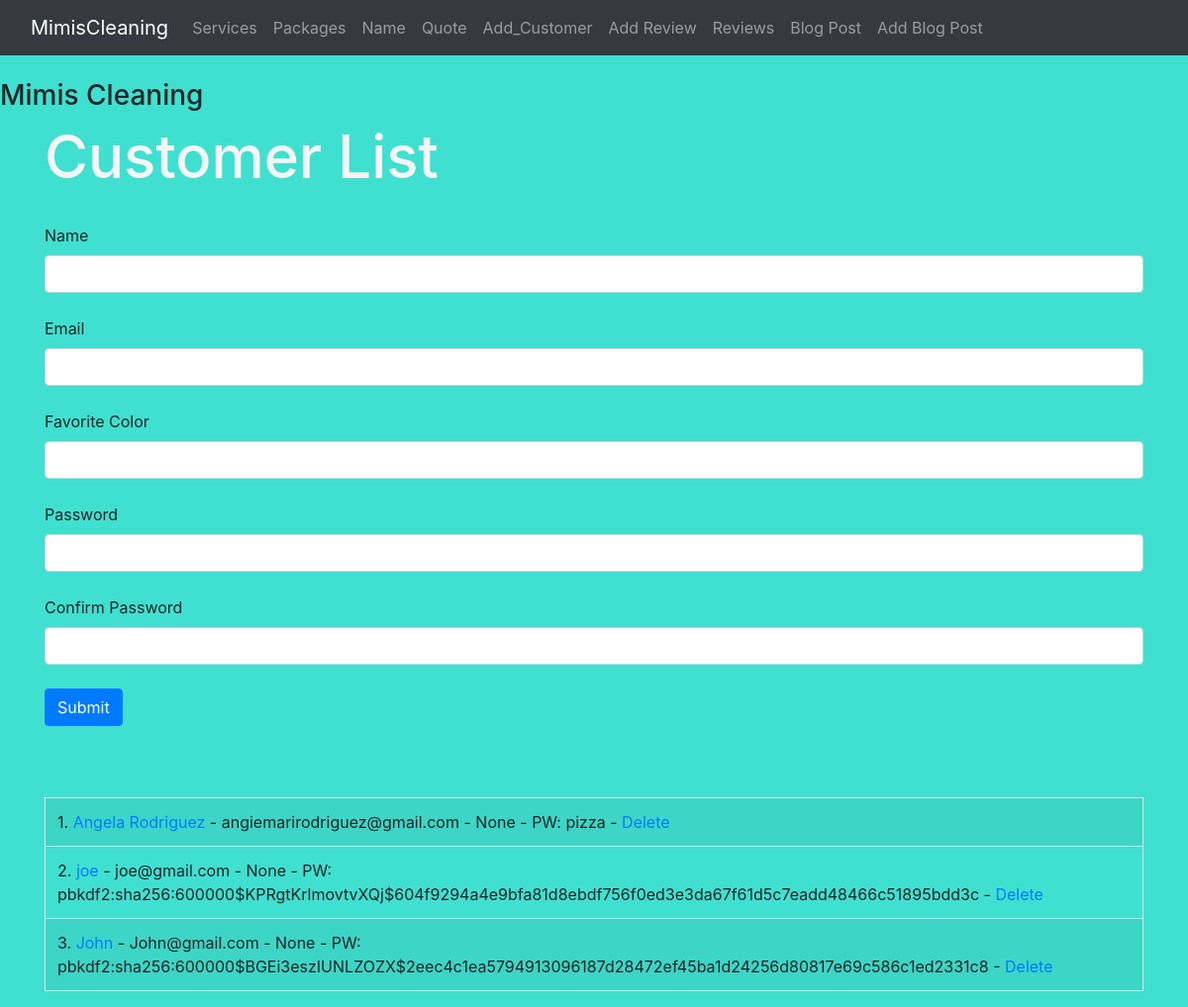
Page /customer/add on the earlier database version.
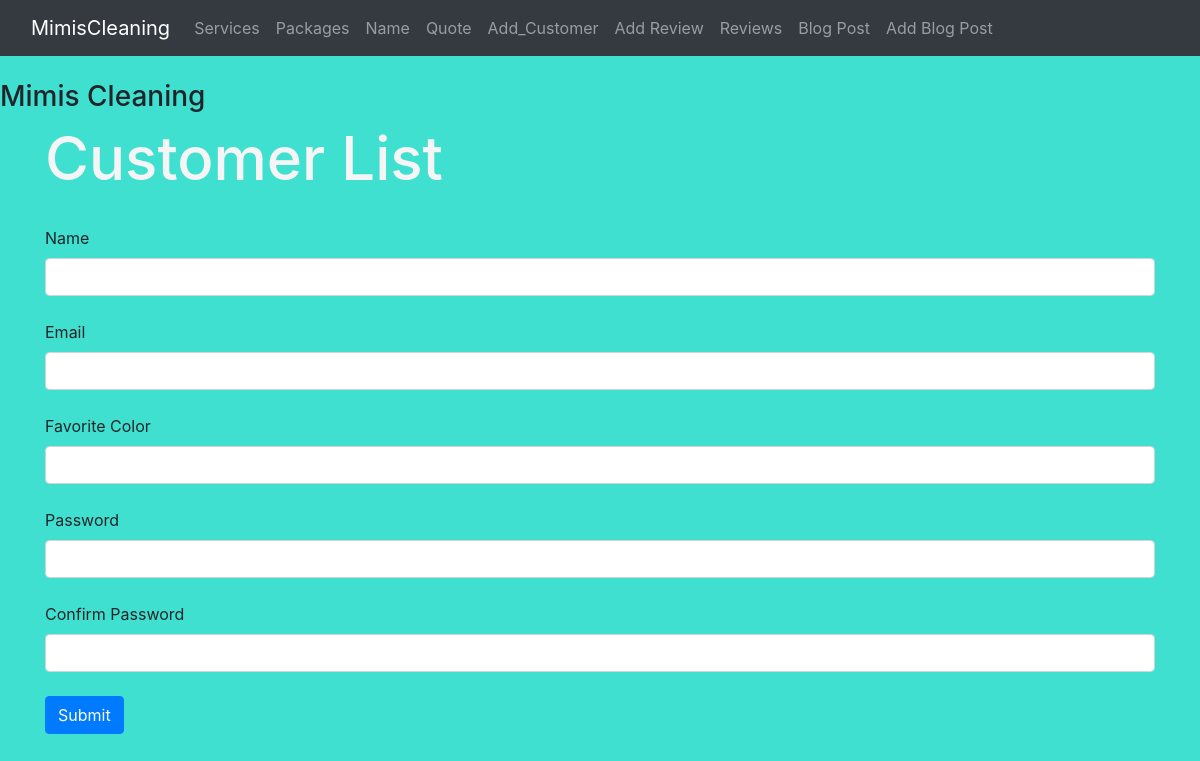
Same page on the later database version.
### hello.py (models this page shows, shortened)
class Customers(db.Model):
    id = db.Column(db.Integer, primary_key=True)
    name = db.Column(db.String(200), nullable=False)
    email = db.Column(db.String(120), nullable=False, unique=True)
    favorite_color = db.Column(db.String(120))
    date_added = db.Column(db.DateTime, default=datetime.datetime.utcnow)
    password_hash = db.Column(db.String(128), nullable=False)
    @property
    def password(self):
        raise AttributeError('password is not a readable attribute')

### hello.py (the view, shortened to what this page needs)
@app.route('/customer/add', methods =['GET', 'POST'])
def add_customer():
    name = None
    form = CustomerForm()
    our_customers = Customers.query.order_by(Customers.date_added)
    return render_template("add_customer.html",
        form=form,
        name=name,
        our_customers=our_customers)

### hello.py
class CustomerForm(FlaskForm):
    name = StringField("Name", validators=[DataRequired()])
    email = StringField("Email", validators=[DataRequired()])
    favorite_color = StringField("Favorite Color")
    password_hash = PasswordField('Password', validators=[DataRequired(), EqualTo('password_hash2', message='Passwords Must Match')])
    password_hash2 = PasswordField('Confirm Password', validators=[DataRequired()])
    submit = SubmitField("Submit")

### templates/add_customer.html (shortened to what this page needs)
{% extends "base.html" %}
{% block content %}
{% if name %}
        <h1>Customer Added!</h1>
        <br/><br/>
{% else %}
        <h1>Customer List</h1>
        <form method="POST">
                {{ form.name.label(class="form-label") }}
                {{ form.name(
                    class="form-control") }}
                <br/>
                {{ form.email.label(class="form-label") }}
                {{ form.email(class="form-control") }}
                <br/>
                {{ form.favorite_color.label(
                    class="form-label") }}
                {{ form.favorite_color(
                    class="form-control") }}
                <br/>
                {{ form.password_hash.label(
                    class="form-label") }}
                {{ form.password_hash(
                    class="form-control") }}
                <br/>
                {{ form.password_hash2.label(
                    class="form-label") }}
                {{ form.password_hash2(
                    class="form-control") }}
                <br/>
                {{ form.submit(class="btn
                btn-primary") }}
        </form>
<br/><br/><br/>
<table class="table table-hover
table-bordered table-striped">
{% for our_customer in our_customers %}
    <tr>
    <td>{{ our_customer.id }}. <a href="{{
    url_for('update', id=our_customer.id)}}">{{
    our_customer.name}}</a> - {{
    our_customer.email }} - {{
    our_customer.favorite_color}} -
    PW: {{ our_customer.password_hash }} -
    <a href="{{url_for('delete',
    id=our_customer.id)}}">Delete</a></td>
    </tr>
{% endfor %}
 </table>
{% endif %}
{% endblock %}

Differences in the rows shown:
removed Customers: id "1", name "Angela Rodriguez", email "angiemarirodriguez@gmail.com", favorite_color "None", password_hash "pizza"
removed Customers: id "2", name "joe", email "joe@gmail.com", favorite_color "None", password_hash "pbkdf2:sha256:600000$KPRgtKrlmovtvXQj$604f9294a4e9bfa81d8ebdf756f0ed3e3da67f61d5c7eadd48466c51895bdd3c"
removed Customers: id "3", name "John", email "John@gmail.com", favorite_color "None", password_hash "pbkdf2:sha256:600000$BGEi3eszIUNLZOZX$2eec4c1ea5794913096187d28472ef45ba1d24256d80817e69c586c1ed2331c8"
